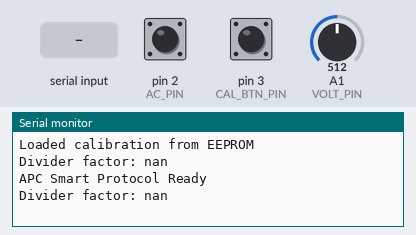
A sketch run on a simulated Arduino Uno, built with avr-gcc and run on an emulated ATmega328P. Parts: the last lines printed to the serial monitor. Inputs (shaded band) come from the test bench; at power-on: pin 2 (AC_PIN) HIGH, pin 3 (CAL_BTN_PIN) HIGH, A1 (VOLT_PIN) = 512.

Above: at 1.2 s.
1.3 s: "STATUS\n" received over Serial
At 2.5 s:
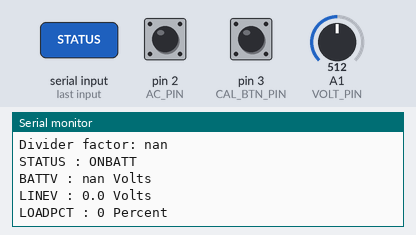
2.8 s: "SHORT\n" received over Serial
At 3.5 s:
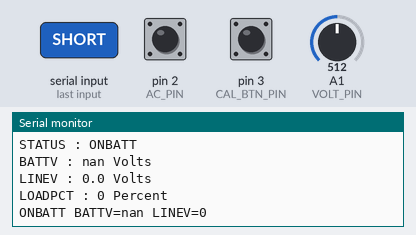
4.3 s: "FACTOR\n" received over Serial
At 4.8 s:
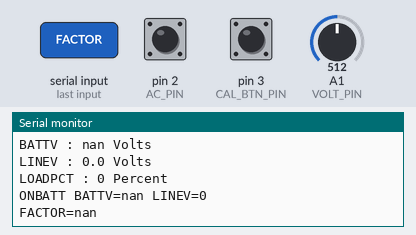

Measured:
- after the input at 1.3 s, the serial monitor: prints a new line at once (image 1)
- after the input at 2.8 s, the serial monitor: prints a new line at once (image 2)
- after the input at 4.3 s, the serial monitor: prints a new line at once (image 3)

The sketch:

upsmon.ino
```cpp
#include <EEPROM.h>

#define COM_SPEED 57600
const int VOLT_PIN = A1;
const int AC_PIN = 2;
const int CAL_BTN_PIN = 3;

const float V_REF = 3.3;
const int ADC_RES = 1024;
const int AC_DEBOUNCE_MS = 500;
const float LINEV_NOMINAL = 230.0;

struct CalibrationData {
  float factor;
  bool isValid;
};

float calibrationFactor = 9.2;
bool acPowerOn = false;
bool lastAcState = false;
unsigned long acDebounceStart = 0;
float lastBatteryVoltage = 0.0;

void setup() {
  Serial.begin(COM_SPEED);

  pinMode(AC_PIN, INPUT_PULLUP);
  pinMode(CAL_BTN_PIN, INPUT_PULLUP);

  loadCalibration();

  if (digitalRead(CAL_BTN_PIN) == LOW || !isCalibrationValid()) {
    Serial.println("=== CALIBRATION MODE ===");
    Serial.println("Apply known voltage to VOLT_PIN (e.g. 12.00V)");
    Serial.println("Enter the voltage value (format: 12.00)");
    calibrate();
  }

  Serial.println("APC Smart Protocol Ready");
  Serial.print("Divider factor: ");
  Serial.println(calibrationFactor, 4);
  Serial.println();
}

void loop() {
  updateAcStatus();

  int adcValue = analogRead(VOLT_PIN);
  float voltageAtPin = (adcValue * V_REF) / ADC_RES;
  lastBatteryVoltage = voltageAtPin * calibrationFactor;

  if (Serial.available()) {
    String cmd = Serial.readStringUntil('\n');
    cmd.trim();
    cmd.toUpperCase();

    if (cmd == "STATUS" || cmd == "?" || cmd == "S") {
      sendApcStatus();
    }
    else if (cmd == "SHORT" || cmd == "Q") {
      sendShortStatus();
    }
    else if (cmd == "FACTOR") {
      sendCalibrationFactor();
    }
  }

  delay(100);
}

void updateAcStatus() {
  bool rawState = (digitalRead(AC_PIN) == LOW);

  if (rawState != lastAcState) {
    if (acDebounceStart == 0) {
      acDebounceStart = millis();
    } else if (millis() - acDebounceStart >= AC_DEBOUNCE_MS) {
      acPowerOn = rawState;
      lastAcState = rawState;
      acDebounceStart = 0;
    }
  } else {
    acDebounceStart = 0;
  }
}

void sendApcStatus() {
  if (acPowerOn) {
    Serial.println("STATUS : ONLINE");
  } else {
    Serial.println("STATUS : ONBATT");
  }

  Serial.print("BATTV : ");
  Serial.print(lastBatteryVoltage, 1);
  Serial.println(" Volts");

  Serial.print("LINEV : ");
  if (acPowerOn) {
    Serial.print(LINEV_NOMINAL, 1);
  } else {
    Serial.print("0.0");
  }
  Serial.println(" Volts");

  Serial.print("LOADPCT : ");
  int loadPercent = calculateLoadPercent();
  Serial.print(loadPercent);
  Serial.println(" Percent");

  Serial.println();
}

void sendShortStatus() {
  Serial.print(acPowerOn ? "ONLINE" : "ONBATT");
  Serial.print(" BATTV=");
  Serial.print(lastBatteryVoltage, 1);
  Serial.print(" LINEV=");
  if (acPowerOn) {
    Serial.print(LINEV_NOMINAL, 0);
  } else {
    Serial.print("0");
  }
  Serial.println();
}

void sendCalibrationFactor() {
  Serial.print("FACTOR=");
  Serial.println(calibrationFactor, 4);
}

int calculateLoadPercent() {
  float minVolt = 10.5;
  float maxVolt = 13.8;

  float percent = (maxVolt - lastBatteryVoltage) / (maxVolt - minVolt) * 100.0;

  if (percent < 0) percent = 0;
  if (percent > 100) percent = 100;

  return (int)percent;
}

void loadCalibration() {
  CalibrationData data;
  EEPROM.get(0, data);

  if (data.isValid) {
    calibrationFactor = data.factor;
    Serial.println("Loaded calibration from EEPROM");
    Serial.print("Divider factor: ");
    Serial.println(calibrationFactor, 4);
  } else {
    Serial.println("Using default divider factor: 9.2");
  }
}

void saveCalibration(float factor) {
  CalibrationData data;
  data.factor = factor;
  data.isValid = true;
  EEPROM.put(0, data);
  Serial.print("Divider factor saved: ");
  Serial.println(factor, 4);
}

bool isCalibrationValid() {
  CalibrationData data;
  EEPROM.get(0, data);
  return data.isValid;
}

void calibrate() {
  while (!Serial.available()) {
    delay(100);
  }

  float realVoltage = Serial.parseFloat();
  if (realVoltage <= 0) {
    Serial.println("ERROR: Invalid voltage");
    return;
  }

  int adcValue = analogRead(VOLT_PIN);
  float voltageAtPin = (adcValue * V_REF) / ADC_RES;
  calibrationFactor = realVoltage / voltageAtPin;

  Serial.print("ADC raw: ");
  Serial.println(adcValue);
  Serial.print("Voltage at pin: ");
  Serial.print(voltageAtPin, 4);
  Serial.println("V");
  Serial.print("Calculated factor: ");
  Serial.println(calibrationFactor, 4);

  saveCalibration(calibrationFactor);
  Serial.println("Calibration complete. Restart the board.");
  while(1);
}
```
